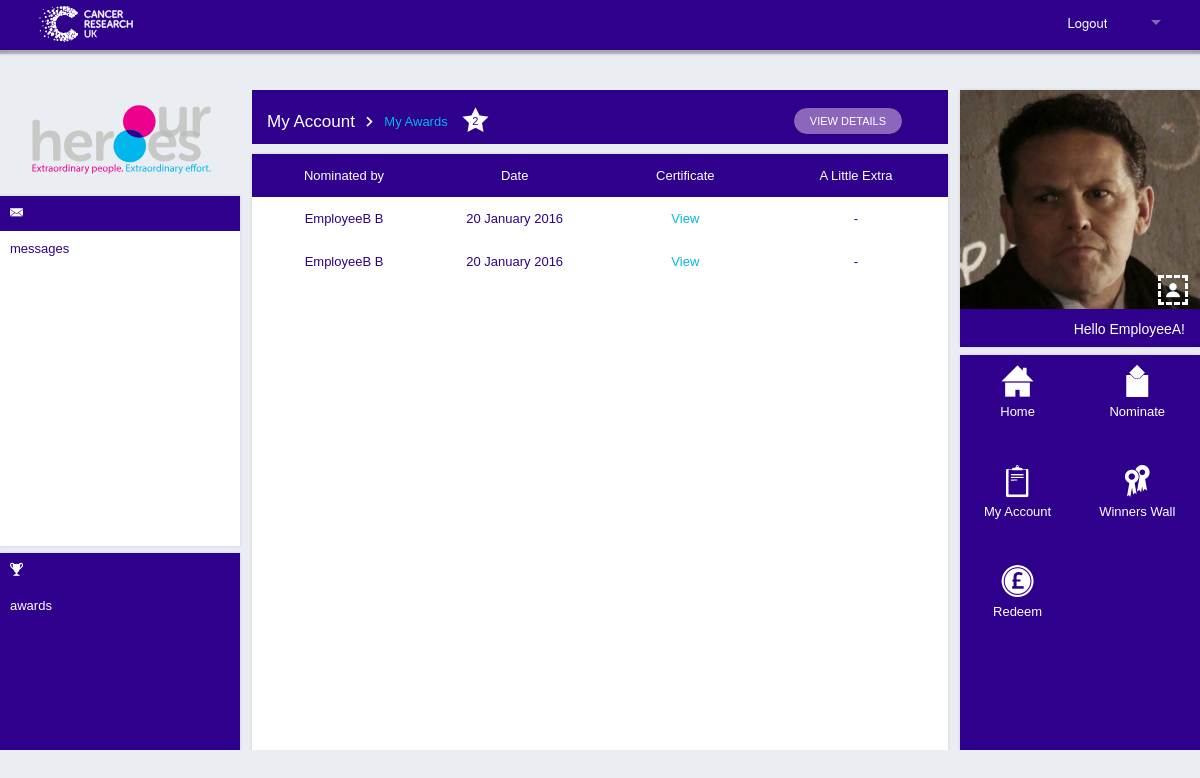
The app's page /my-account/my-awards.php (signed in) with its own data.
### tables this page shows
CREATE TABLE `tblnominations` (
  `ID` int(10) unsigned NOT NULL AUTO_INCREMENT,
  `awardType` int(10) DEFAULT NULL,
  `NominatorEmpNum` varchar(255) DEFAULT '',
  `NominatedEmpNum` varchar(255) DEFAULT '',
  `Volunteer` varchar(255) DEFAULT NULL,
  `ApproverEmpNum` varchar(255) DEFAULT '',
  `Team` varchar(255) DEFAULT '',
  `Section` varchar(255) DEFAULT '',
  `Department` varchar(255) DEFAULT '',
  `Directorate` varchar(255) DEFAULT '',
  `littleExtra` varchar(10) NOT NULL DEFAULT 'NO',
  `amount` varchar(255) DEFAULT NULL,
  `BeliefID` varchar(255) DEFAULT NULL,
  `personalMessage` text,
  `Reason` text,
  `dReason` text,
  `NomDate` datetime DEFAULT NULL,
  `AprDate` datetime DEFAULT NULL,
  `AprStatus` int(10) DEFAULT NULL,
  `awardPrivate` varchar(10) DEFAULT 'No',
  `teamID` int(10) DEFAULT NULL,
  `AprSUEmpNum` varchar(255) DEFAULT '',
  `AwardClaimed` varchar(255) DEFAULT 'No',
  `DateClaimed` datetime DEFAULT NULL,
  `ownAddress` varchar(255) DEFAULT '',
  `FullName` varchar(255) DEFAULT '',
  `Address1` varchar(255) DEFAULT '',
  `Address2` varchar(255) DEFAULT '',
  `Town` varchar(255) DEFAULT '',
  `Postcode` varchar(255) DEFAULT '',
  `Country` varchar(255) DEFAULT '',
  `Phone` varchar(255) DEFAULT '',
  `loginViewed` int(10) DEFAULT NULL,
  `VPSTxId` varchar(255) DEFAULT '',
  `TxAuthNo` int(10) DEFAULT NULL,
  PRIMARY KEY (`ID`)
);

CREATE TABLE `tblempall` (
  `id` int(10) unsigned NOT NULL AUTO_INCREMENT,
  `EmpNum` varchar(255) DEFAULT '',
  `sPassword` varchar(255) DEFAULT '',
  `Fname` varchar(255) DEFAULT '',
  `Sname` varchar(255) DEFAULT '',
  `PreferredFname` varchar(255) DEFAULT '',
  `Photo` varchar(255) DEFAULT '',
  `Eaddress` varchar(255) DEFAULT '',
  `JobTitle` varchar(255) DEFAULT '',
  `Grade` varchar(255) DEFAULT '',
  `Shop` varchar(255) DEFAULT '',
  `RetailArea` varchar(255) DEFAULT NULL,
  `Team` varchar(255) DEFAULT '',
  `Section` varchar(255) DEFAULT '',
  `Department` varchar(255) DEFAULT '',
  `Directorate` varchar(255) DEFAULT '',
  `LocationName` varchar(255) DEFAULT '',
  `LocationAddress` varchar(255) DEFAULT '',
  `ShopManager` varchar(255) DEFAULT '',
  `SuperUser` varchar(255) DEFAULT '',
  `LMEmpNum` varchar(255) DEFAULT '',
  `LMFname` varchar(255) DEFAULT '',
  `LMSname` varchar(255) DEFAULT '',
  `LMEaddress` varchar(255) DEFAULT '',
  `AppEmpNum` varchar(255) DEFAULT '',
  `AppFname` varchar(255) DEFAULT '',
  `AppSname` varchar(255) DEFAULT '',
  `AppEaddress` varchar(255) DEFAULT '',
  `statusID` int(10) DEFAULT NULL,
  `activationID` double DEFAULT NULL,
  PRIMARY KEY (`id`)
);

### inc/account-functions.php (called while the page is built)
<?php
function getTotalAwards($empnum){
	global $db;
	$stmt = $db->prepare('SELECT * FROM tblnominations WHERE NominatedEmpNum = :EmpNum AND AprStatus=1');
	$stmt->execute(array('EmpNum' => $empnum));
	if ($result = $stmt->fetch()){
		return $stmt->rowCount();
	} else{
		return 0;
	}
}
?>

### inc/class.php (called while the page is built, shortened)
<?php
class MyNominationsList{
    public function getAllMyNominationsList($empnum) {
		global $db;
		$stmt = $db->prepare('SELECT * FROM tblnominations WHERE NominatedEmpNum = :empnum AND AprStatus=1 ORDER BY NomDate DESC');
		$stmt->execute(array('empnum' => $empnum));
		$result = $stmt->fetchAll(PDO::FETCH_OBJ);
		return $result;
    }
}
?>

### inc/global-functions.php (called while the page is built, shortened)
<?php
function getName($empnum){
	global $db;
	$stmt = $db->prepare('SELECT Fname, Sname FROM tblempall WHERE EmpNum = :EmpNum');
	$stmt->execute(array('EmpNum' => $empnum));
	if ($result = $stmt->fetch(PDO::FETCH_OBJ)){
		return $result->Fname." ".$result->Sname;
	} else{
		return "N/A";
	}
}
function getConvertedDate($date){
	$date = new DateTime($date);
	return date_format($date, 'd F Y');
}
?>

### my-account/my-awards.php (the view)
<?php include_once('../inc/header.php'); ?>
<div id="content" class="large-8 large-push-2 columns MyAccount">
	<div class="title withStar">
		<div class="inlineDiv clickAble purpleButton right" data-type="popup" data-url="<?=HTTP_PATH?>my-account/my-award-details.php" data-id="3">View Details</div>
		<div class="inlineDiv clickAble" data-type="gourl" data-url="index.php">My Account</div> <i class="icon-icons_thickrightarrow smalli"></i> <span class="subSubTitle">My Awards</span>
		<div class="awardStar">
			<i class="icon-icons_star"></i><span><?php echo getTotalAwards($_SESSION['user']->EmpNum) ?></span>
		</div>
	</div>
	<div class="row contentFill">
		<div class="medium-12 columns leftnp rightnp fillHeight">
			<div class="callout panel fillHeight white">
				<div class="tableTitle">
					<div class="tableColumn-3">
						Nominated by
					</div>
					<div class="tableColumn-3">
						Date
					</div>
					<div class="tableColumn-3">
						Certificate
					</div>
					<div class="tableColumn-3">
						A Little Extra
					</div>
				</div>
				<div class="row mCustomScrollbar height555" data-mcs-theme="dark-2">
					<?php
					$nomUsers = new MyNominationsList($db);
					$nomList = $nomUsers->getAllMyNominationsList($_SESSION['user']->EmpNum);
					foreach ($nomList as $list){
					?>
					<div class="tableRow">
						<div class="tableColumn-3">
							<?=getName($list->NominatorEmpNum)?>
						</div>
						<div class="tableColumn-3">
							<?=getConvertedDate($list->NomDate)?>
						</div>
						<div class="tableColumn-3">
							<a href="#" data-url="view.php" data-id="<?=$list->ID?>">View</a>
						</div>
						<div class="tableColumn-3">
							<?php
							if($list->littleExtra == 'Yes'){
								if($list->AwardClaimed == 'No'){
									echo '<a href="#" data-type="popup" data-id="'.$list->ID.'" class="clickAble pinkButton">Claim</a>';
								} else {
									if($list->amount == '20'){
										echo '£20 voucher';
									} else {
										echo $list->amount;
									}
								}
							} else {
								echo "-";
							}
						?>
						</div>
					</div>
					<?php	} ?>
				</div>
			</div>
		</div>
	</div>
</div>
<?php include_once('../inc/footer.php'); ?>

### css/styles.css (style rules this page uses)
body { background-color: #eaedf2; font: 13px Arial; color: #2e008b; }
.panel.callout, .panel.callout h1, .panel.callout h2, .panel.callout h3, .panel.callout h4, .panel.callout h5, .panel.callout h6, .panel.callout p, .panel.callout li, .panel.callout dl { color: #2e008b; }
.panel.callout { margin-bottom: 3%; background: transparent; -moz-box-shadow: 0px 0px 3px #ccc; -webkit-box-shadow: 0px 0px 3px #ccc; box-shadow: 0px 0px 3px #ccc; border: 0; padding: 0px; }
.title { background-color: #2e008b; padding: 12px 15px; color: #fff; }
.subSubTitle { color: #00b6ed; font-size: 13px; }
.purpleButton { background-color: #8c66bd; font-size: 11px; padding: 7px 16px; border: 1px solid #260175; color: #fff !important; cursor: pointer; text-transform: uppercase; border-radius: 16px; }
#content .panel.callout a:not(.button) { color: #00b6ed; }
.row .row { margin: inherit; }
.clickAble { cursor: pointer; }
.inlineDiv { display: inline-block; vertical-align: middle; }
#content .columns { padding-left: 1%; padding-right: 1%; }
#content .leftnp { padding-left: 0; }
#content .rightnp { padding-right: 0; }
@media only screen and (min-width: 1024px) { .row { max-width: 98%; } }
@media only screen and (min-width: 1024px) { #content, #left-column, #right-column { height: 610px; } }
@media only screen and (min-width: 1024px) { .large-8 { width: 60%; padding-right: 1%; padding-left: 1%; } }
@media only screen and (min-width: 1024px) { .large-push-2 { left: 20%; } }
@media only screen and (min-width: 1200px) { .row { max-width: 1200px; } }
@media only screen and (min-width: 1200px) { #content, #left-column, #right-column { height: 660px; } }

### css/sitespecific.css (style rules this page uses)
#content .row .row { margin: 0; }
#content .title { font-size: 17px; margin-bottom: 10px; min-height: 45px; }
.smalli { font-size: 10px; margin: 0 5px; }
.contentFill { height: 555px; }
.fillHeight { height: 100%; position: relative; }
.panel.callout.white { background: #fff; }
.title .right { margin: -3px 30px 0 0; }
.withStar.title .right { margin: 5px 30px 0 0; }
.awardStar { display: block; position: relative; top: 5px; }
.awardStar i { font-size: 30px; }
.awardStar span { font-size: 12px; position: relative; left: -18px; top: -7px; z-index: 1; color: #fff; text-align: center; display: inline-block; }
.title .awardStar { display: inline-block; position: relative; margin-left: 10px; top: 5px; }
.title .awardStar i { font-size: 26px; }
.title .awardStar span { font-size: 11px; position: relative; left: -26px; top: -6px; width: 26px; z-index: 1; color: #2e008b; text-align: center; display: inline-block; }
@media only screen and (min-width: 1200px) { .contentFill { height: 605px; } }
.height555 { height: 555px; }
.tableTitle { font-size: 13px; padding: 14px 0; text-align: center; background: #2e008b; color: #fff; }
.tableRow { font-size: 13px; padding: 14px 0; text-align: center; }
.tableColumn-3 { width: 24%; display: inline-table; }

### css/icomoon.css (style rules this page uses)
[class^="icon-"], [class*=" icon-"] { font-family: 'icomoon' !important; speak: none; font-style: normal; font-weight: normal; font-variant: normal; text-transform: none; line-height: 1; -webkit-font-smoothing: antialiased; -moz-osx-font-smoothing: grayscale; }
.icon-icons_star:before { content: "\e909"; }
.icon-icons_thickrightarrow:before { content: "\e90b"; }

### records on screen
tblnominations: NominatorEmpNum.Sname "EmployeeB B", NomDate "20 January 2016"
tblnominations: NominatorEmpNum.Sname "EmployeeB B", NomDate "20 January 2016"

### other values on screen
getTotalAwards($_SESSION['user']->EmpNum) "2"
$_SESSION['user']->Fname "EmployeeA"
